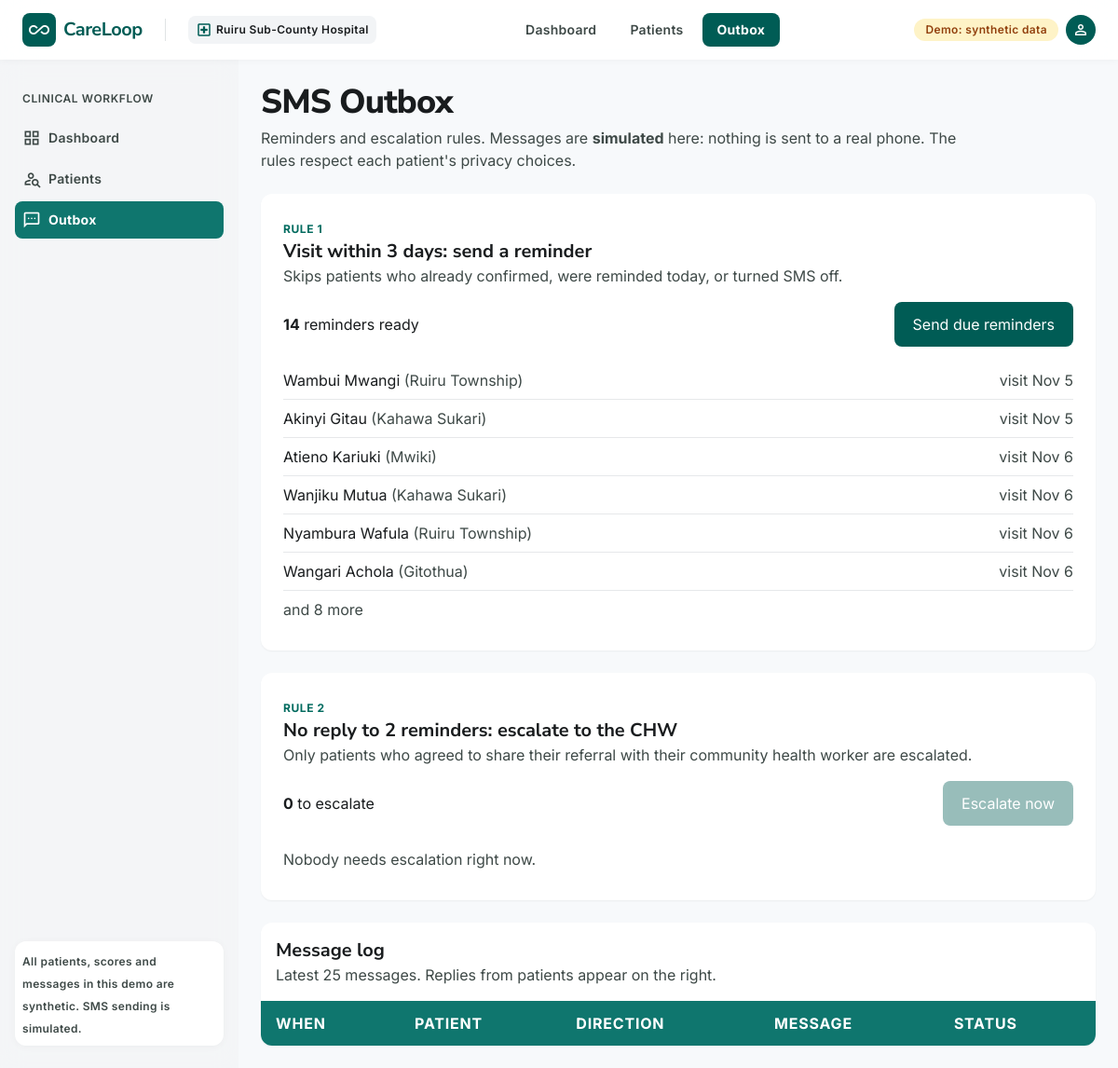
Screenshot of /outbox with the database file from the repository.
### tables this page shows
CREATE TABLE referrals (
            referral_id INTEGER PRIMARY KEY, patient_id INTEGER, referred_on TEXT,
            appointment_on TEXT, prior_missed INTEGER, reminders_sent INTEGER,
            reminders_responded INTEGER, reschedule_reason TEXT,
            attended INTEGER, treatment_started INTEGER);

CREATE TABLE patients (
            patient_id INTEGER PRIMARY KEY, name TEXT, age INTEGER, ward TEXT,
            distance_km REAL, income_band INTEGER, has_phone_app INTEGER,
            screening_type TEXT, screened_on TEXT, abnormal INTEGER);

### app/main.py (the view)
@app.get("/outbox")
def outbox(request: Request):
    db = get_db()
    today = demo_today(db)
    items, due, skipped, escalate, blocked = outbox_state(db, today)
    rows = db.execute("""SELECT l.*, p.name FROM sms_log l JOIN referrals r USING (referral_id)
                         JOIN patients p USING (patient_id) ORDER BY l.created_at DESC, l.id DESC LIMIT 25""").fetchall()
    log = []
    for r in rows:
        dt = datetime.fromisoformat(r["created_at"])
        log.append({**dict(r), "when": fmt(dt, "%b %d") + " " + dt.strftime("%I:%M %p").lstrip("0")})
    return templates.TemplateResponse(request, "outbox.html", {
        "active": "outbox", "facility": FACILITY, "coordinator": COORDINATOR,
        "due": due, "skipped": skipped, "escalate": escalate, "blocked": blocked, "log": log,
    })

### app/templates/outbox.html (shortened to what this page needs)
{% extends "base.html" %}
{% block content %}
<div class="p-gutter md:p-gutter-desktop flex flex-col gap-space-lg max-w-[1440px] mx-auto w-full">
  <div class="flex flex-col gap-space-xs">
    <h1 class="font-headline-xl text-headline-xl tracking-tight">SMS Outbox</h1>
    <p class="font-body-md text-on-surface-variant max-w-3xl">Reminders and escalation rules. Messages are <strong>simulated</strong> here: nothing is sent to a real phone. The rules respect each patient's privacy choices.</p>
  </div>
  <div class="grid grid-cols-1 xl:grid-cols-2 gap-space-lg">
    <div class="p-space-lg rounded-xl bg-surface-container-lowest shadow-sm flex flex-col gap-space-md">
      <div>
        <span class="font-label-sm text-label-sm uppercase tracking-wider text-secondary font-bold">Rule 1</span>
        <h2 class="font-headline-md text-headline-md">Visit within 3 days: send a reminder</h2>
        <p class="font-body-sm text-on-surface-variant">Skips patients who already confirmed, were reminded today, or turned SMS off.</p>
      </div>
      <div class="flex items-center justify-between gap-space-sm">
        <div class="font-body-md"><strong>{{ due|length }}</strong> reminders ready{% if skipped %} • <span class="text-amber-800">{{ skipped|length }} skipped (SMS off)</span>{% endif %}</div>
        <button data-url="/api/outbox/send-due" class="run px-5 py-3 rounded-lg bg-primary text-on-primary font-label-md min-h-[48px] disabled:opacity-40" {{ 'disabled' if not due }}>Send due reminders</button>
      </div>
      <ul class="divide-y divide-surface-container-high font-body-sm">
        {% for d in due[:6] %}<li class="py-2 flex justify-between"><span>{{ d.name }} <span class="text-on-surface-variant">({{ d.ward }})</span></span><span class="text-on-surface-variant">visit {{ d.appt_short }}</span></li>{% endfor %}
        {% if due|length > 6 %}<li class="py-2 text-on-surface-variant">and {{ due|length - 6 }} more</li>{% endif %}
      </ul>
    </div>
    <div class="p-space-lg rounded-xl bg-surface-container-lowest shadow-sm flex flex-col gap-space-md">
      <div>
        <span class="font-label-sm text-label-sm uppercase tracking-wider text-secondary font-bold">Rule 2</span>
        <h2 class="font-headline-md text-headline-md">No reply to 2 reminders: escalate to the CHW</h2>
        <p class="font-body-sm text-on-surface-variant">Only patients who agreed to share their referral with their community health worker are escalated.</p>
      </div>
      <div class="flex items-center justify-between gap-space-sm">
        <div class="font-body-md"><strong>{{ escalate|length }}</strong> to escalate{% if blocked %} • <span class="text-amber-800">{{ blocked|length }} need a nurse call (no CHW consent)</span>{% endif %}</div>
        <button data-url="/api/outbox/escalate" class="run px-5 py-3 rounded-lg bg-primary text-on-primary font-label-md min-h-[48px] disabled:opacity-40" {{ 'disabled' if not escalate }}>Escalate now</button>
      </div>
      <ul class="divide-y divide-surface-container-high font-body-sm">
        {% if not escalate and not blocked %}<li class="py-2 text-on-surface-variant">Nobody needs escalation right now.</li>{% endif %}
      </ul>
    </div>
  </div>
  <div class="bg-surface-container-lowest rounded-xl shadow-sm overflow-hidden">
    <div class="p-space-md"><h2 class="font-headline-md text-headline-md">Message log</h2><p class="font-body-sm text-on-surface-variant">Latest 25 messages. Replies from patients appear on the right.</p></div>
    <div class="overflow-x-auto">
      <table class="w-full text-left border-collapse">
        <thead><tr class="bg-primary-container text-on-primary font-label-sm uppercase tracking-wider"><th class="py-3 px-4">When</th><th class="py-3 px-3">Patient</th><th class="py-3 px-3">Direction</th><th class="py-3 px-3">Message</th><th class="py-3 px-3">Status</th></tr></thead>
      </table>
    </div>
  </div>
</div>
{% endblock %}

### app/templates/base.html (style rules this page uses)
body { overscroll-behavior: none; }

### rows the page displays
referrals: name "Wambui Mwangi", ward "Ruiru Township", appt_short "Nov 5"
referrals: name "Akinyi Gitau", ward "Kahawa Sukari", appt_short "Nov 5"
referrals: name "Atieno Kariuki", ward "Mwiki", appt_short "Nov 6"
referrals: name "Wanjiku Mutua", ward "Kahawa Sukari", appt_short "Nov 6"
referrals: name "Nyambura Wafula", ward "Ruiru Township", appt_short "Nov 6"
referrals: name "Wangari Achola", ward "Gitothua", appt_short "Nov 6"

### other values shown
{{ facility }} "Ruiru Sub-County Hospital"
{{ label }} "Dashboard" "Patients" "Outbox"
{{ due|length }} "14"
{{ due|length - 6 }} "8"
{{ escalate|length }} "0"
